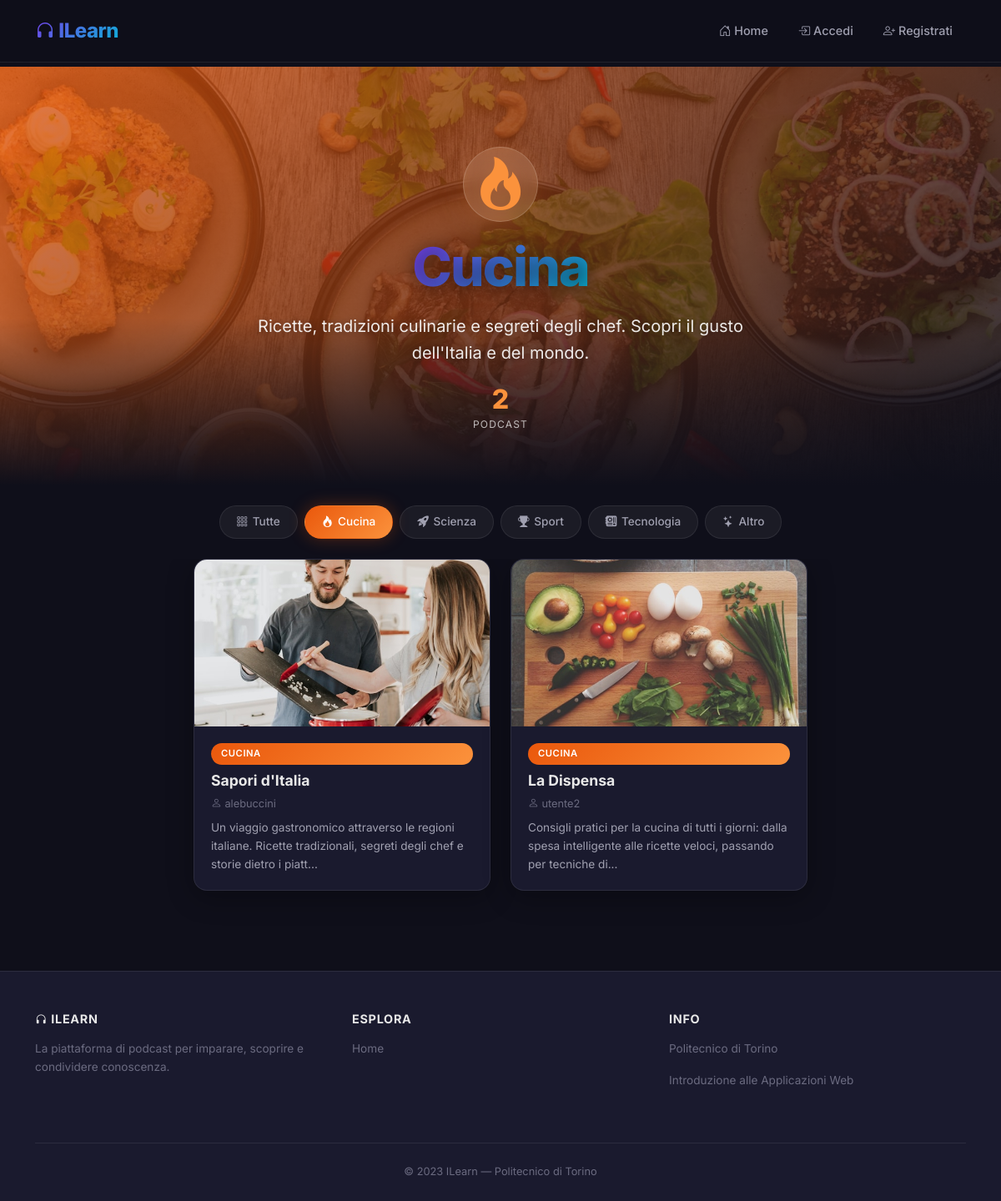
/categoria/cucina, run on the app's committed database.
### tables this page shows
CREATE TABLE "PODCAST" (
	"podcast_id"	INTEGER NOT NULL,
	"Titolo"	TEXT NOT NULL,
	"Descrizione"	TEXT NOT NULL,
	"Categoria"	TEXT NOT NULL,
	"utente_id"	INTEGER NOT NULL,
	"Estensione"	TEXT NOT NULL,
	PRIMARY KEY("podcast_id" AUTOINCREMENT),
	FOREIGN KEY("utente_id") REFERENCES "UTENTI"("ID") ON DELETE CASCADE
);

CREATE TABLE "UTENTI" (
	"ID"	INTEGER NOT NULL,
	"Email"	TEXT NOT NULL,
	"Username"	TEXT NOT NULL,
	"Password"	TEXT NOT NULL,
	"Tipo"	INTEGER NOT NULL,
	PRIMARY KEY("ID" AUTOINCREMENT)
);

### app.py (the view)
@app.route('/categoria/<nome_categoria>')
def categoria(nome_categoria):
    categorie_valide = {'cucina': 'Cucina', 'scienza': 'Scienza', 'sport': 'Sport', 'tecnologia': 'Tecnologia', 'altro': 'Altro'}
    if nome_categoria.lower() not in categorie_valide:
        return render_template('errori.html', titolo='404', testo='Categoria non trovata.'), 404
    nome_display = categorie_valide[nome_categoria.lower()]
    podcasts = db_interaction.get_podcasts_by_categoria(nome_categoria.lower())
    categorie = ['Cucina', 'Scienza', 'Sport', 'Tecnologia', 'Altro']
    if current_user.is_authenticated:
        isactive = True
        userid = current_user.get_id()
        user = db_interaction.get_user_by_id(userid)
        return render_template('categoria.html', podcasts=podcasts, user=user, isactive=isactive, categoria=nome_display, categoria_slug=nome_categoria.lower(), categorie=categorie)
    else:
        isactive = False
        return render_template('categoria.html', podcasts=podcasts, isactive=isactive, categoria=nome_display, categoria_slug=nome_categoria.lower(), categorie=categorie)

### db_interaction.py (called while the page is built)
def get_podcasts_by_categoria(categoria):
    conn = sqlite3.connect('db/podcast.db')
    conn.row_factory = sqlite3.Row
    cursor = conn.cursor()
    sql = 'SELECT * FROM PODCAST, UTENTI WHERE PODCAST.utente_id = UTENTI.ID AND PODCAST.Categoria = ?'
    cursor.execute(sql, (categoria,))
    podcasts = cursor.fetchall()
    cursor.close()
    conn.close()
    return podcasts

### templates/categoria.html (shortened to what this page needs)
{% extends "base.html" %}
{% block hero %}
<section class="category-hero category-{{ categoria_slug }}" id="category-page" data-category="{{ categoria_slug }}">
    <div id="cat-particles"></div>
    <div class="hero-content text-center" data-aos="fade-up" data-aos-duration="1000">
        <div class="category-icon mx-auto">
            {% if categoria_slug == 'cucina' %}
            <i class="bi bi-fire"></i>
            {% elif categoria_slug == 'scienza' %}
            <i class="bi bi-rocket-takeoff-fill"></i>
            {% elif categoria_slug == 'sport' %}
            <i class="bi bi-trophy-fill"></i>
            {% elif categoria_slug == 'tecnologia' %}
            <i class="bi bi-motherboard-fill"></i>
            {% elif categoria_slug == 'altro' %}
            <i class="bi bi-stars"></i>
            {% endif %}
        </div>
        <h1 class="hero-title">
            <span class="text-gradient">{{ categoria }}</span>
        </h1>
        <p class="hero-subtitle mx-auto">
            {% if categoria_slug == 'cucina' %}
            Ricette, tradizioni culinarie e segreti degli chef. Scopri il gusto dell'Italia e del mondo.
            {% elif categoria_slug == 'scienza' %}
            Dalle stelle ai laboratori: esplora le frontiere della conoscenza umana.
            {% elif categoria_slug == 'sport' %}
            Adrenalina, competizione e storie di atleti straordinari. Vivi lo sport a 360 gradi.
            {% elif categoria_slug == 'tecnologia' %}
            Innovazione, digitale e futuro. Resta al passo con il mondo tech che evolve ogni giorno.
            {% elif categoria_slug == 'altro' %}
            Filosofia, viaggi, cultura e tutto cio' che non rientra nelle categorie classiche.
            {% endif %}
        </p>
        <div class="category-stats mx-auto" data-aos="fade-up" data-aos-delay="200">
            <div class="category-stat">
                <div class="category-stat-number">{{ podcasts|length }}</div>
                <div class="category-stat-label">Podcast</div>
            </div>
        </div>
    </div>
</section>
{% endblock %}
{% block content %}
<div class="pill-filter-container category-{{ categoria_slug }}" data-aos="fade-up">
    <a href="{{ url_for('home') }}" class="pill-filter cat-pill">
        <i class="bi bi-grid-3x3-gap"></i> Tutte
    </a>
    {% for cat in categorie %}
    <a href="{{ url_for('categoria', nome_categoria=cat.lower()) }}"
       class="pill-filter cat-pill cat-pill-{{ cat.lower() }} {% if cat.lower() == categoria_slug %}active{% endif %}">
        {% if cat.lower() == 'cucina' %}<i class="bi bi-fire"></i>
        {% elif cat.lower() == 'scienza' %}<i class="bi bi-rocket-takeoff-fill"></i>
        {% elif cat.lower() == 'sport' %}<i class="bi bi-trophy-fill"></i>
        {% elif cat.lower() == 'tecnologia' %}<i class="bi bi-motherboard-fill"></i>
        {% elif cat.lower() == 'altro' %}<i class="bi bi-stars"></i>
        {% endif %} {{ cat }}
    </a>
    {% endfor %}
</div>
{% if podcasts %}
<div class="row row-cols-1 row-cols-md-2 row-cols-lg-3 g-4 pb-5 card-grid category-{{ categoria_slug }} justify-content-center">
    {% for podcast in podcasts %}
    <div class="col" data-aos="fade-up" data-aos-delay="{{ loop.index0 * 150 }}">
        <article class="glass-card">
            <div class="card-img-wrapper">
                <a href="{{ url_for('podcast', podcast_id=podcast.podcast_id) }}">
                    <img class="card-img-top"
                         src="{{ url_for('static', filename='podcast' + podcast.podcast_id|string + podcast.Estensione) }}"
                         alt="Immagine del podcast {{ podcast.Titolo }}">
                </a>
            </div>
            <div class="card-body">
                <span class="badge-category mb-2">{{ podcast.categoria }}</span>
                <h5 class="card-title">
                    <a href="{{ url_for('podcast', podcast_id=podcast.podcast_id) }}">{{ podcast.Titolo }}</a>
                </h5>
                <p class="card-author"><i class="bi bi-person"></i> {{ podcast.username }}</p>
                <p class="card-text">{{ podcast.Descrizione[:120] }}{% if podcast.Descrizione|length > 120 %}...{% endif %}</p>
            </div>
        </article>
    </div>
    {% endfor %}
</div>
{% endif %}
<div class="pb-5"></div>
{% endblock %}

### data on the page
PODCAST: podcast_id+Estensione (picture), categoria "CUCINA", Titolo "Sapori d'Italia", username "alebuccini", Descrizione "Un viaggio gastronomico attraverso le regioni italiane. Ricette tradizionali, segreti degli chef e storie dietro i piatt"
PODCAST: podcast_id+Estensione (picture), categoria "CUCINA", Titolo "La Dispensa", username "utente2", Descrizione "Consigli pratici per la cucina di tutti i giorni: dalla spesa intelligente alle ricette veloci, passando per tecniche di"

### other printed values
{{ categoria }} "Cucina"
{{ podcasts|length }} "2"
{{ cat }} "Cucina" "Scienza" "Sport" "Tecnologia" "Altro"
